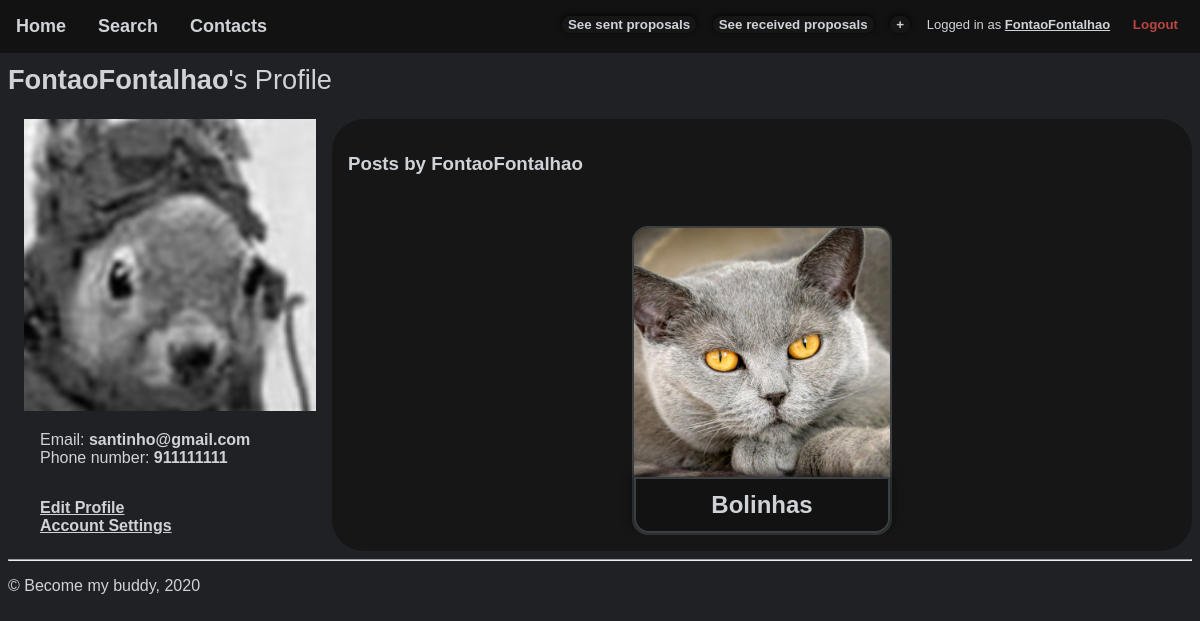
The page /pages/profile.php?username=FontaoFontalhao (signed in) on the database its author committed.
### tables this page shows
CREATE TABLE User(
    id INTEGER PRIMARY KEY,
    username TEXT UNIQUE NOT NULL,
    password TEXT NOT NULL,
    email TEXT UNIQUE NOT NULL,
    mobile_number CHAR(9) UNIQUE NOT NULL,
    extension TEXT
);

### pages/profile.php (called while the page is built, shortened)
<?php
  require_once '../templates/common/tpl_header_noimg.php';
  require '../database/queries/db_user.php';
  require '../templates/tpl_profile.php';
  $username = $_GET['username'];
  $user_info = getUserInfo($username);
  $user_posts = getPostsByUser($username);
  drawProfile($user_info, $user_posts);
  require_once '../templates/common/tpl_footer.php';
?>

### database/queries/db_user.php (called while the page is built, shortened)
<?php
function getUserInfo($username)
{
    $user_id = getUserId($username)['id'];
    $db = Database::instance()->db();
    $stmt = $db->prepare(
        '
        SELECT id, username, email, mobile_number, extension
        FROM User
        WHERE User.id = ?'
    );
    $stmt->execute(array($user_id));
    $users = $stmt->fetchAll();
    if (count($users) > 0) { return $users[0];
    } else { return null;
    }
}
function getUserId($username)
{
    $db = Database::instance()->db();
    $stmt = $db->prepare(
        'SELECT id FROM User WHERE username LIKE ?'
    );
    $stmt->execute(array($username));
    return $stmt->fetch();
}
?>

### templates/tpl_profile.php (the view, shortened to what this page needs)
<?php
  require '../templates/tpl_list.php';
function drawProfile($user, $user_posts)
{
    $photo_path = "../static/users/" . $user['id'] . "." . $user['extension'];
    ?>
    <h2><b><?php echo $user['username'];?></b>&#39;s Profile</h2>
    <div id="profile">
        <div id="profile-pic">
          <img src="<?php echo $photo_path; ?>" alt="User Profile Picture">
        </div>
        <ul class="nobullets" id="profile-info">
            <li>Email: <b><?php echo $user['email']; ?></b></li>
            <li>Phone number: <b><?php echo $user['mobile_number']; ?></b></li>
        </ul>
        <?php if($user['username'] == $_SESSION['username']) { ?>
          <ul class="nobullets" id="profile-options">
            <li><a class="hoverable" href='../pages/edit_profile.php'>Edit Profile </a></li>
            <li><a class="hoverable" href='../pages/settings.php'>Account Settings</a></li>
          </ul>
        <?php  }?>
        <div id="profile-posts">
          <h3><b>Posts by <?php echo $user['username']?></b></h3>
        </div>
    </div>
    <?php
}
    ?>

### css/style.css (style rules this page uses)
:root { --fonts: helvetica, sans-serif; --background: #202124; --background-dark: #161616; --main: #cfd3d8; --green: #5d8d79; --red: #b94642; --darkGreen: #2f5e4a; --orange: #8d645d; --dark: #121212; --light: #3c4042; --button-corner-radius: 2em; --items-text-corner-radius: 0.6em; --qa-corner-radius: 0.6em; --petimage-corner-radius: 1em; --petimage-corner-radius-inner: 0.85em; --petimage-size: 16em; --petpost-img-size: 18em; }
body { font-family: var(--fonts); color: var(--main); background-color: var(--background); }
img { width: auto; height: auto; max-width: 100%; }
h2 { font-size: 1.7em; font-weight: normal; }
a { color: var(--main); font-weight: bold; }
.nobullets { list-style: none; margin: 0; padding: 0; }
#profile { display: grid; margin-left: 1em; grid-template-columns: 1fr 3fr; grid-template-areas: "pf-pic pf-posts" "pf-info pf-posts" "pf-options pf-posts"; }
#profile-pic { grid-area: pf-pic; }
#profile-pic img { width: 100%; max-width: 20em; height: auto; }
#profile-info { grid-area: pf-info; padding: 1em; }
#profile-options { grid-area: pf-options; padding: 1em; }
#profile-posts { grid-area: pf-posts; margin-left: 1em; padding: 1em; background-color: var(--background-dark); border-radius: var(--button-corner-radius); }

### css/layout.css (style rules this page uses)
:root { --top-bar-height: 4em; --bottom-bar-height: 4em; --list_gap: 2em; --list_gap_inv: -2em; --list-height: 48em; }
body { margin-top: var(--top-bar-height); }

### css/responsive.css (style rules this page uses)
:root { --top-bar-height: 4em; }

### rows shown on the page
user: username "FontaoFontalhao", email "santinho@gmail.com", mobile_number "911111111"

### other values the page prints
$_SESSION['username'] "FontaoFontalhao"
$post['name'] "Bolinhas"
